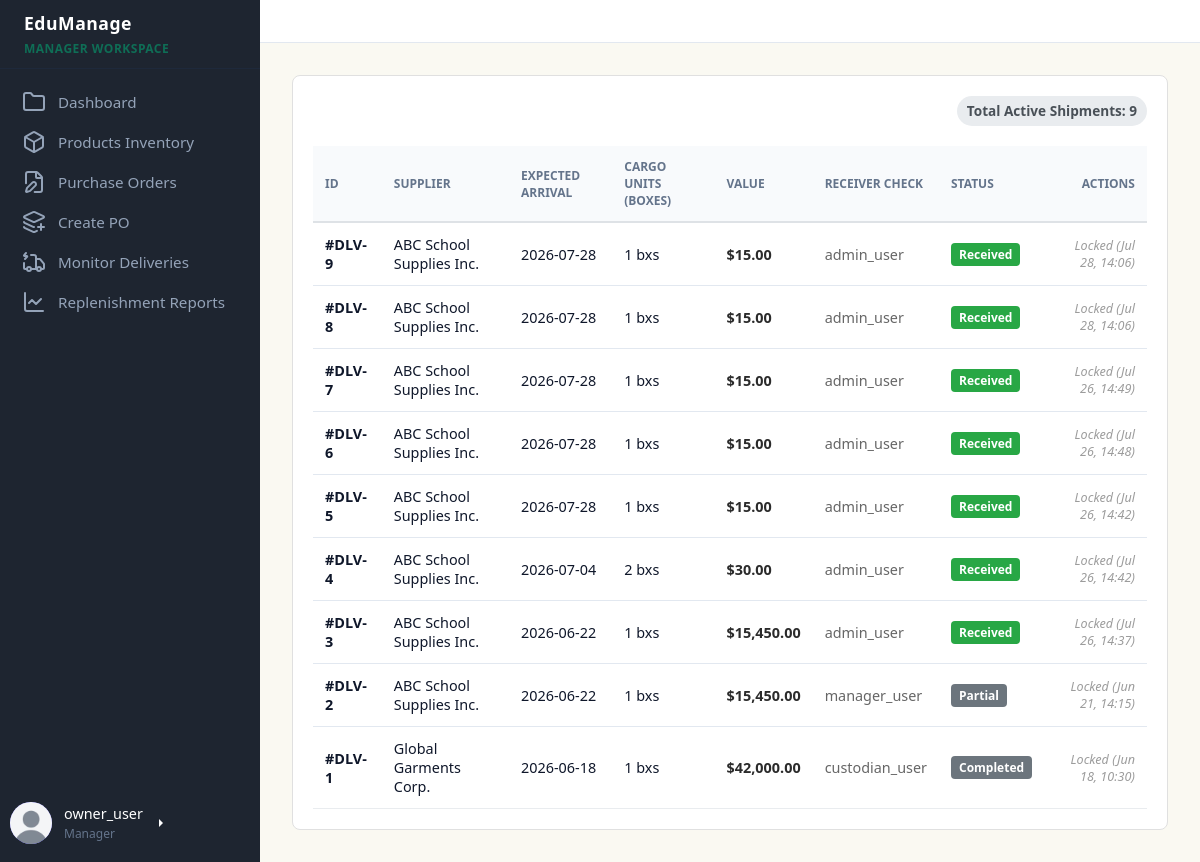
Page /dashboards/manager/manager_dashboard.php?page=deliveries (signed in) on the committed database.
### tables this page shows
CREATE TABLE `users` (
  `user_id` int(11) NOT NULL,
  `first_name` varchar(50) NOT NULL,
  `last_name` varchar(50) NOT NULL,
  `profile_picture` varchar(255) DEFAULT 'default.jpg',
  `email` varchar(100) NOT NULL,
  `username` varchar(50) NOT NULL,
  `password_hash` varchar(255) NOT NULL,
  `role` varchar(20) NOT NULL,
  `is_archived` tinyint(1) NOT NULL DEFAULT 0,
  `approval_status` enum('pending','approved','rejected') NOT NULL DEFAULT 'pending',
  `approved_by` int(11) DEFAULT NULL,
  `approved_at` datetime DEFAULT NULL,
  `created_at` datetime DEFAULT current_timestamp()
);

CREATE TABLE `deliveries` (
  `delivery_id` int(11) NOT NULL,
  `purchase_order_id` int(11) NOT NULL,
  `received_date` datetime NOT NULL,
  `received_by` int(11) NOT NULL,
  `status` varchar(30) NOT NULL
);

CREATE TABLE `suppliers` (
  `supplier_id` int(11) NOT NULL,
  `supplier_name` varchar(100) NOT NULL,
  `contact_person` varchar(50) DEFAULT NULL,
  `email` varchar(100) DEFAULT NULL,
  `phone` varchar(30) DEFAULT NULL,
  `address` text DEFAULT NULL,
  `created_at` datetime DEFAULT current_timestamp()
);

CREATE TABLE `purchase_orders` (
  `purchase_order_id` int(11) NOT NULL,
  `supplier_id` int(11) NOT NULL,
  `product_id` int(11) DEFAULT NULL,
  `order_date` date NOT NULL,
  `expected_delivery_date` date NOT NULL,
  `status` varchar(30) NOT NULL,
  `total_amount` decimal(10,2) NOT NULL,
  `created_by` varchar(100) NOT NULL,
  `Box_unit` int(11) DEFAULT NULL
);

### dashboards/manager/modules/deliveries.php (the view, shortened to what this page needs)
<?php
$deliveries_query = "
    SELECT d.delivery_id, d.received_date, d.status as delivery_status,
           po.purchase_order_id, po.expected_delivery_date, po.total_amount, po.Box_unit,
           s.supplier_name,
           u.username as receiver_name
    FROM deliveries d
    INNER JOIN purchase_orders po ON d.purchase_order_id = po.purchase_order_id
    INNER JOIN suppliers s ON po.supplier_id = s.supplier_id
    LEFT JOIN users u ON d.received_by = u.user_id
    ORDER BY po.expected_delivery_date DESC
";
$deliveries_result = $conn->query($deliveries_query);
?>
<div class="deliveries-module" style="background: white; padding: 20px; border-radius: 8px; border: 1px solid #e0e0e0;">
    <div style="display: flex; justify-content: end; align-items: center; margin-bottom: 20px;">
        <span style="background: #e9ecef; padding: 5px 10px; border-radius: 20px; font-size: 0.85rem; font-weight: bold; color: #495057;">
            Total Active Shipments: <?= $deliveries_result->num_rows ?>
        </span>
    </div>
    <table style="width: 100%; border-collapse: collapse; text-align: left; font-size: 0.9rem;">
        <thead>
            <tr style="background: #f1f3f5; border-bottom: 2px solid #dee2e6;">
                <th style="padding: 12px;">ID</th>
                <th style="padding: 12px;">Supplier</th>
                <th style="padding: 12px;">Expected Arrival</th>
                <th style="padding: 12px;">Cargo Units (Boxes)</th>
                <th style="padding: 12px;">Value</th>
                <th style="padding: 12px;">Receiver Check</th>
                <th style="padding: 12px;">Status</th>
                <th style="padding: 12px; text-align: right;">Actions</th>
            </tr>
        </thead>
        <tbody>
            <?php if ($deliveries_result->num_rows === 0): ?>
                <tr>
                    <td colspan="8" style="padding: 20px; text-align: center; color: #868e96;">No shipments or transport orders found in logs.</td>
                </tr>
            <?php else: ?>
                <?php while ($delivery = $deliveries_result->fetch_assoc()): ?>
                    <tr style="border-bottom: 1px solid #e9ecef;">
                        <td style="padding: 12px; font-weight: bold;">#DLV-<?= $delivery['delivery_id'] ?></td>
                        <td style="padding: 12px;"><?= htmlspecialchars($delivery['supplier_name']) ?></td>
                        <td style="padding: 12px;"><?= htmlspecialchars($delivery['expected_delivery_date']) ?></td>
                        <td style="padding: 12px;"><?= htmlspecialchars($delivery['Box_unit'] ?? '0') ?> bxs</td>
                        <td style="padding: 12px; font-weight: bold; color: #2b2b2b;">$<?= number_format($delivery['total_amount'], 2) ?></td>
                        <td style="padding: 12px; color: #666;">
                            <?= $delivery['receiver_name'] ? htmlspecialchars($delivery['receiver_name']) : '<em style="color:#adb5bd;">Unassigned</em>' ?>
                        </td>
                        <td style="padding: 12px;">
                            <?php
                            $status = $delivery['delivery_status'];
                            $badge_color = '#6c757d';
                            if ($status === 'Received') $badge_color = '#28a745';
                            ?>
                            <span style="background: <?= $badge_color ?>; color: white; padding: 3px 8px; border-radius: 4px; font-size: 0.75rem; font-weight: bold;">
                                <?= htmlspecialchars($status) ?>
                            </span>
                        </td>
                        <td style="padding: 12px; text-align: right;">
                            <?php if ($status === 'Pending' || $status === 'Delayed'): ?>
                                <form method="POST" style="display: inline-block; margin: 0;">
                                    <input type="hidden" name="delivery_id" value="<?= $delivery['delivery_id'] ?>">
                                    <select name="status" required style="padding: 4px; font-size: 0.8rem; border-radius: 4px; border: 1px solid #ced4da;">
                                        <option value="">-- Change --</option>
                                        <option value="Received">Received</option>
                                        <option value="Delayed">Delayed</option>
                                        <option value="Cancelled">Cancelled</option>
                                    </select>
                                    <button type="submit" name="update_delivery_status" style="background: #007bff; color: white; border: none; padding: 4px 8px; font-size: 0.8rem; border-radius: 4px; cursor: pointer; margin-left: 2px;">
                                        Apply
                                    </button>
                                </form>
                            <?php else: ?>
                                <small style="color: #9c9c9c; font-style: italic;">Locked (<?= htmlspecialchars($delivery['received_date'] ? date('M d, H:i', strtotime($delivery['received_date'])) : '') ?>)</small>
                            <?php endif; ?>
                        </td>
                    </tr>
                <?php endwhile; ?>
            <?php endif; ?>
        </tbody>
    </table>
</div>

### dashboards/manager/managersidebar.php (shortened to what this page needs)
<aside>
        <div class="brand">
            EduManage
            <span>Manager Workspace</span>
        </div>
        <ul class="menu">
            <li class="menu-item">
                <a href="manager_dashboard.php?page=dashboard"><?php include("../../icons/folder-icon.html") ?> <span>Dashboard</span></a>
            </li>
            <li class="menu-item">
                <a href="manager_dashboard.php?page=products"><?php include("../../icons/box-icon.html") ?> <span>Products Inventory</span></a>
            </li>
            <li class="menu-item">
                <a href="manager_dashboard.php?page=orders"><?php include("../../icons/file-icon.html") ?> <span>Purchase Orders</span></a>
            </li>
            <li class="menu-item">
                <a href="manager_dashboard.php?page=purchase"><?php include("../../icons/layer-icon.html") ?> <span>Create PO</span></a>
            </li>
            <li class="menu-item">
                <a href="manager_dashboard.php?page=deliveries"><?php include("../../icons/truck-icon.html") ?> <span>Monitor Deliveries</span></a>
            </li>
            <li class="menu-item">
                <a href="manager_dashboard.php?page=reports"><?php include("../../icons/graph-icon.html") ?> <span>Replenishment Reports</span></a>
            </li>
        </ul>
        <div class="btn-group dropend mb-2">
            <a role="button" class="user-profile dropdown-toggle text-white text-decoration-none" data-bs-toggle="dropdown" aria-expanded="false">
                <div class="avatar">
                    <?php if (!empty($user['profile_picture'])): ?>
                        <img
                            src="../../uploads/profile_pictures/<?= htmlspecialchars($user['profile_picture']) ?>"
                            alt="Profile Picture">
                    <?php else: ?>
                        <?= strtoupper(substr($user['username'], 0, 2)) ?>
                    <?php endif; ?>
                </div>
                <div class="user-info" style="text-align: left;">
                    <span style="font-size: 0.9rem;">
                        <?= htmlspecialchars($user['username']) ?>
                    </span>
                    <span style="font-size: 0.75rem; color: var(--text-muted);">
                        <?= htmlspecialchars($user['role']) ?>
                    </span>
                </div>
            </a>
        </div>
    </aside>

### css/style.css (style rules this page uses)
* { box-sizing: border-box; margin: 0; padding: 0; font-family: "Segoe UI", system-ui, sans-serif; }
body { background-color: var(--bg-main); color: var(--text-dark); display: flex; height: 100vh; overflow: hidden; }
aside { width: 260px; background-color: var(--bg-sidebar); color: #ffffff; display: flex; flex-direction: column; flex-shrink: 0; }
.brand { padding-inline: 24px; padding-block: 10px; font-size: 1.1rem; font-weight: bold; border-bottom: 1px solid var(--sidebar-active); letter-spacing: 0.5px; }
.brand span { color: var(--primary); display: block; font-size: 0.75rem; text-transform: uppercase; margin-top: 4px; }
.menu { list-style: none; padding: 15px 10px; display: flex; flex-direction: column; gap: 4px; flex-grow: 1; }
.menu-item a { display: flex; align-items: center; gap: 12px; color: #94a3b8; text-decoration: none; padding: 6px; padding-left: 12px; border-radius: 4px; font-size: 0.95rem; transition: all 0.2s; }
.user-profile { display: flex; align-items: center; gap: 12px; padding-left: 10px; margin-bottom: 10px; }
.user-info { display: flex; flex-direction: column; gap: 1px; }
.avatar { width: 36px; height: 36px; background-color: var(--primary); color: #ffffff; border-radius: 50%; display: flex; align-items: center; justify-content: center; font-weight: bold; font-size: 0.9rem; }
.btn-group { display: flex; gap: 12px; }
table { width: 100%; border-collapse: collapse; text-align: left; }
th { background-color: #f8fafc; color: var(--text-muted); font-size: 0.75rem; text-transform: uppercase; font-weight: 700; padding: 14px 24px; border-bottom: 1px solid var(--border); }
td { padding: 16px 24px; border-bottom: 1px solid var(--border); font-size: 0.9rem; }
tr:last-child td { border-bottom: none; }
.avatar { width: 42px; height: 42px; border-radius: 50%; overflow: hidden; display: flex; align-items: center; justify-content: center; background: #6c63ff; color: white; font-weight: 600; }
.avatar img { width: 100%; height: 100%; object-fit: cover; }

### dashboards/manager/manager_dashboard.php (style rules this page uses)
.avatar { width: 42px; height: 42px; min-width: 42px; min-height: 42px; border-radius: 50%; overflow: hidden; display: flex; align-items: center; justify-content: center; font-weight: 600; }
.avatar img { width: 100%; height: 100%; object-fit: cover; display: block; }

### rows in the picture
users: profile_picture (placeholder picture), username "owner_user", role "Manager"
deliveries: delivery_id "9", suppliers.supplier_name "ABC School Supplies Inc.", purchase_order.expected_delivery_date "2026-07-28", purchase_order.Box_unit "1", purchase_order.total_amount "15.00", received_by.username "admin_user", status "Received", received_date "Jul 28, 14:06"
deliveries: delivery_id "8", suppliers.supplier_name "ABC School Supplies Inc.", purchase_order.expected_delivery_date "2026-07-28", purchase_order.Box_unit "1", purchase_order.total_amount "15.00", received_by.username "admin_user", status "Received", received_date "Jul 28, 14:06"
deliveries: delivery_id "7", suppliers.supplier_name "ABC School Supplies Inc.", purchase_order.expected_delivery_date "2026-07-28", purchase_order.Box_unit "1", purchase_order.total_amount "15.00", received_by.username "admin_user", status "Received", received_date "Jul 26, 14:49"
deliveries: delivery_id "6", suppliers.supplier_name "ABC School Supplies Inc.", purchase_order.expected_delivery_date "2026-07-28", purchase_order.Box_unit "1", purchase_order.total_amount "15.00", received_by.username "admin_user", status "Received", received_date "Jul 26, 14:48"
deliveries: delivery_id "5", suppliers.supplier_name "ABC School Supplies Inc.", purchase_order.expected_delivery_date "2026-07-28", purchase_order.Box_unit "1", purchase_order.total_amount "15.00", received_by.username "admin_user", status "Received", received_date "Jul 26, 14:42"
deliveries: delivery_id "4", suppliers.supplier_name "ABC School Supplies Inc.", purchase_order.expected_delivery_date "2026-07-04", purchase_order.Box_unit "2", purchase_order.total_amount "30.00", received_by.username "admin_user", status "Received", received_date "Jul 26, 14:42"
deliveries: delivery_id "3", suppliers.supplier_name "ABC School Supplies Inc.", purchase_order.expected_delivery_date "2026-06-22", purchase_order.Box_unit "1", purchase_order.total_amount "15,450.00", received_by.username "admin_user", status "Received", received_date "Jul 26, 14:37"
deliveries: delivery_id "2", suppliers.supplier_name "ABC School Supplies Inc.", purchase_order.expected_delivery_date "2026-06-22", purchase_order.Box_unit "1", purchase_order.total_amount "15,450.00", received_by.username "manager_user", status "Partial", received_date "Jun 21, 14:15"
deliveries: delivery_id "1", suppliers.supplier_name "Global Garments Corp.", purchase_order.expected_delivery_date "2026-06-18", purchase_order.Box_unit "1", purchase_order.total_amount "42,000.00", received_by.username "custodian_user", status "Completed", received_date "Jun 18, 10:30"

### other values in the picture
$deliveries_result->num_rows "9"
